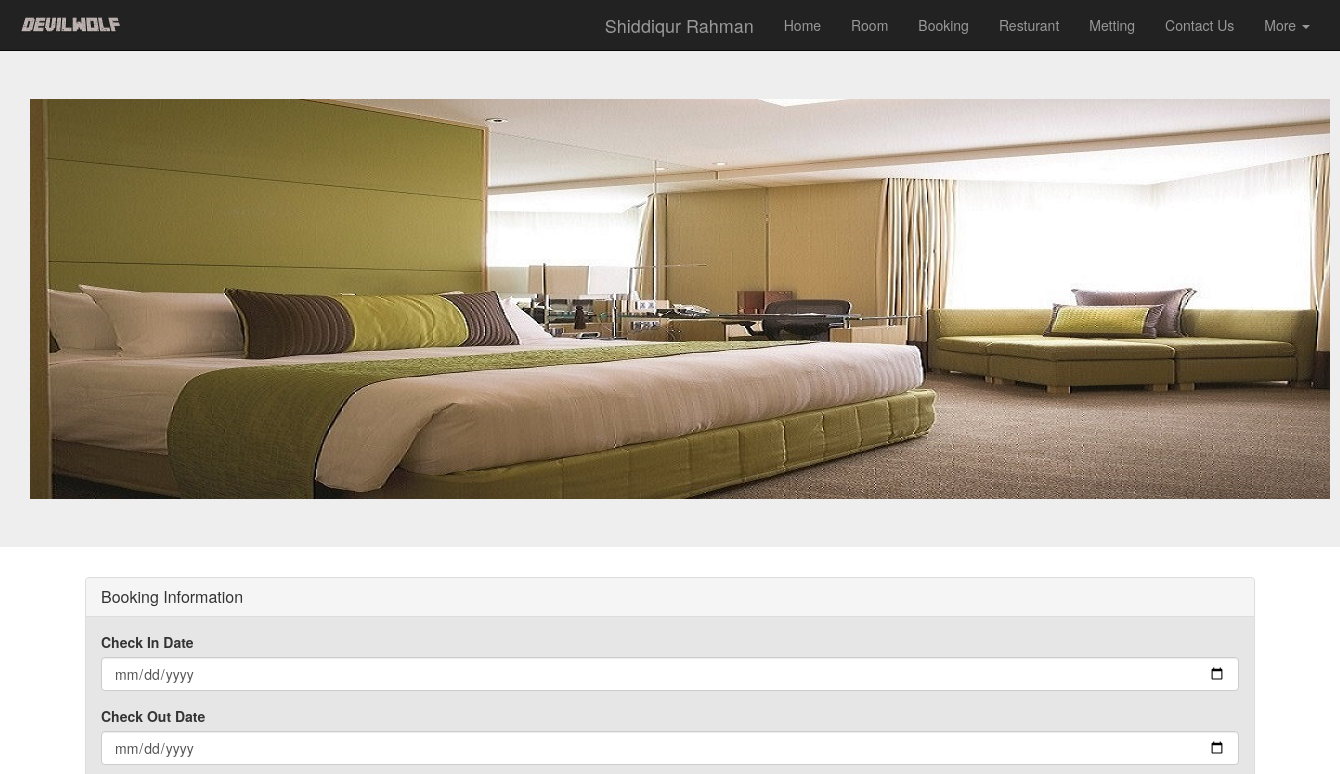
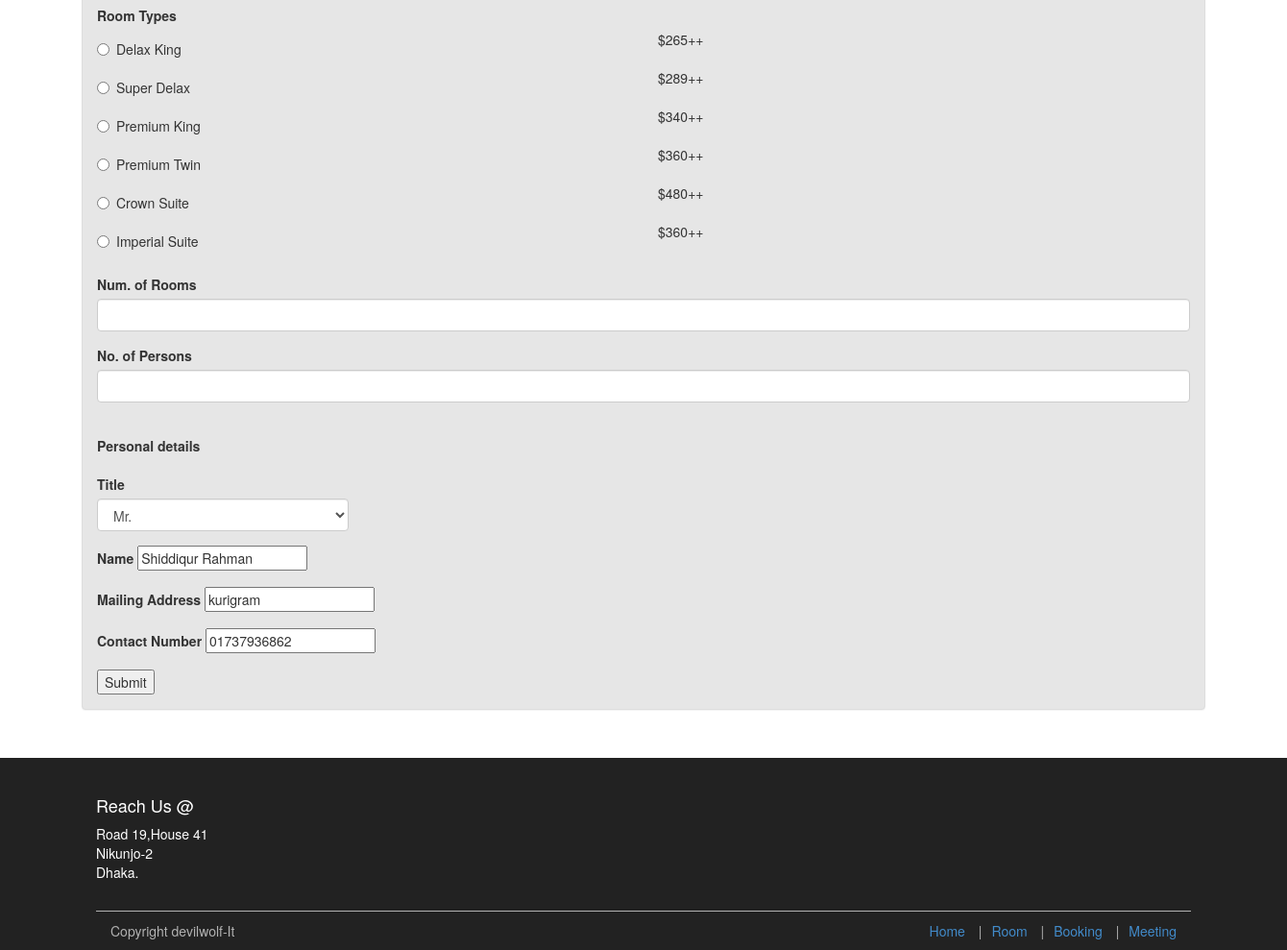
Screenshot of /Booking.php (signed in) with the database file from the repository (2 pictures, top to bottom).
### tables this page shows
CREATE TABLE IF NOT EXISTS `userinfo` (
  `id` int(11) NOT NULL AUTO_INCREMENT,
  `title` varchar(100) NOT NULL,
  `name` varchar(100) NOT NULL,
  `email` varchar(100) NOT NULL,
  `password` varchar(100) NOT NULL,
  `address` varchar(1000) NOT NULL,
  `contact` varchar(100) NOT NULL,
  PRIMARY KEY (`id`)
);

### booking_personal1.php (the view, shortened to what this page needs)
<div class="form-group">
    <label for="personal details">Personal details</label>
</div>
   <?php
        if(isset($_SESSION['name']) && !empty($_SESSION['name']))
          {
                        $query = mysql_query("SELECT * FROM  `userinfo` WHERE  `name` LIKE  '$fname'");
             while($row = mysql_fetch_array($query))
           {
                $name =$row['name'];
                $address=$row['address'];
                $contact=$row['contact'];
           }
          }
   ?>
<div class="form-group">
    <label for="Title">Title</label>
<div class="row">
  <div class="col-xs-3">
    <select class="form-control" name="title" id="options">
  <option>Mr.</option>
</select>
    </div>
    </div>
  </div>
   <div class="form-group">
    <label for="Name">Name</label>
    <?php
    echo "<input type='text' id='name' name='name' value='$name' />"
    ?>
  </div>
   <div class="form-group">
    <label for="mailing address">Mailing Address</label>
    <?php
    echo "<input type='text' id='name' name='address' value='$address' />"
    ?>
    </div>
   <div class="form-group">
    <label for="contact_number">Contact Number</label>
    <?php
    echo "<input type='text' id='contact' name='contact' value='$contact' />"
    ?>
  </div>
  <input type="submit" value="Submit" id="submit" />
</form>
                                     </div>
                                     </div>
                     </div>
                     </div>
                     </div>

### css/lightbox.css (style rules this page uses)
body:after { content: url(../images/close.png) url(../images/loading.gif) url(../images/prev.png) url(../images/next.png); display: none; }

### rows the page displays
userinfo: name "Shiddiqur Rahman", address "kurigram", contact "01737936862"

### other values shown
$fname "Shiddiqur Rahman"
